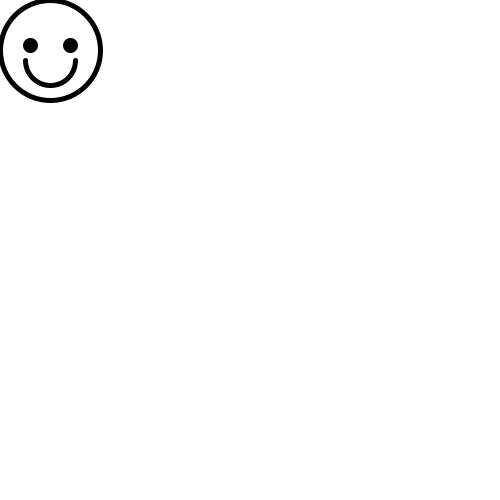
Frame 1 (no input)
Frame 60 (the mouse pressed at the canvas centre just before this capture): identical to frame 1, image omitted
Frame 120 (the mouse held since frame 60 and released just before this capture): identical to frame 1, image omitted

The Processing sketch that drew this single still picture (run headless with seeded random() and noise(); from frame 60 on, the mouse is pressed at the canvas centre):

// Processing sketch: happyface_simple
// ── happyface_simple.pde

void setup(){
 size(500, 500);
}

void draw(){

  background(255);
  fill(255);
  strokeWeight(5);
  ellipse(50, 50, 100, 100);
  arc(50, 60, 50, 50, 0, PI);
  fill(0);
  ellipse(30, 45, 10, 10);
  ellipse(70, 45, 10, 10);
  
}
